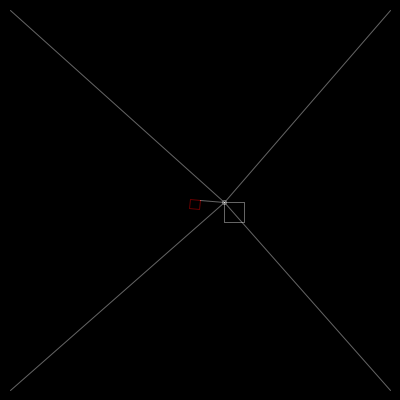
Frame 1 (no input)
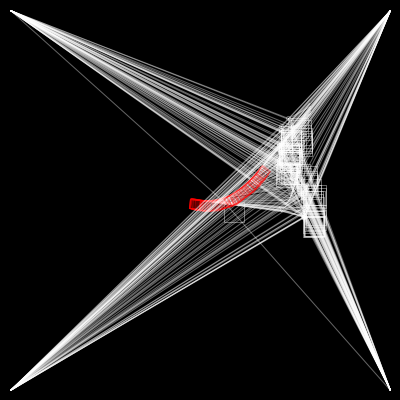
Frame 60 (the mouse pressed at the canvas centre just before this capture)
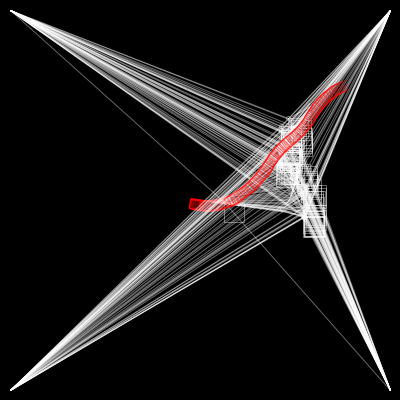
Frame 120 (the mouse held since frame 60 and released just before this capture)

The Processing sketch that drew these frames (run headless with seeded random() and noise(); from frame 60 on, the mouse is pressed at the canvas centre):

// Processing sketch: processing_160174
// ── processing_160174.pde

Vehicle wanderer;
boolean debug = true;

void setup() {
  size(400,400);
  wanderer = new Vehicle(width/2,height/2);
  background(0);
}

void draw() {
  //background(0);
  wanderer.wander();
  wanderer.run();
}

void mousePressed() {
  debug = !debug;
}
class Vehicle {
  PVector location;
  PVector velocity;
  PVector acceleration;
  float r;
  float wandertheta;
  float maxforce;
  float maxspeed;
  
  Vehicle(float x, float y) {
    acceleration = new PVector(0,0);
    velocity = new PVector(0,0);
    location = new PVector(x,y);
    r = 6;
    wandertheta = 0;
    maxspeed = 2;
    maxforce = 0.05;
  }
  
  void run() {
    update();
    borders();
    display();
  }
  
  void update() {
    velocity.add(acceleration);
    velocity.limit(maxspeed);
    location.add(velocity);
    acceleration.mult(0);
  }
  
  void wander() {
    float wanderR = 25;
    float wanderD = 80;
    float change = 0.3;
    wandertheta += random(-change,change);
    
    PVector circleloc = velocity.get();
    circleloc.normalize();
    circleloc.mult(wanderD);
    circleloc.add(location);
    
    float h = velocity.heading2D();
    
    PVector circle0ffSet = new PVector(wanderR*cos(wandertheta+h),wanderR*sin(wandertheta+h));
    PVector target = PVector.add(circleloc,circle0ffSet);
    seek(target);
    
    if (debug) drawWanderStuff(location,circleloc,target,wanderR);
  }
  
  void applyForce(PVector force) {
    acceleration.add(force);
  }
  
  void seek(PVector target) {
    PVector desired = PVector.sub(target,location);
    desired.normalize();
    desired.mult(maxspeed);
    PVector steer = PVector.sub(desired,velocity);
    steer.limit(maxforce);
    applyForce(steer);
  }
  
  void display() {
    
    float theta = velocity.heading2D() + radians(90);
    stroke(255,0,0,100);
    //stroke(255);
    pushMatrix();
    translate(location.x,location.y);
    rotate(theta);
    /*beginShape();
    vertex(0, -r*2);
    vertex(-r, r*2);
    vertex(r, r*2);
    endShape();*/
    rect(0,0,10,10);
    popMatrix();
  }
void borders() {
    if (location.x < -r) location.x = width+r;
    if (location.y < -r) location.y = height+r;
    if (location.x > width+r) location.x = -r;
    if (location.y > height+r) location.y = -r;
  }
}



void drawWanderStuff(PVector location, PVector circle, PVector target, float rad) {
  stroke(255,100); 
  noFill();
  //ellipseMode(CENTER);
  //ellipse(circle.x,circle.y,rad*2,rad*2);
  rect(target.x,target.y,20,20);
  ellipse(target.x,target.y,4,4);
  line(target.x,target.y,10,10);
  line(target.x,target.y,390,10);
  line(target.x,target.y,10,390);
  line(target.x,target.y,390,390);
  line(location.x,location.y,circle.x,circle.y);
  line(circle.x,circle.y,target.x,target.y);
  
}
  
    
